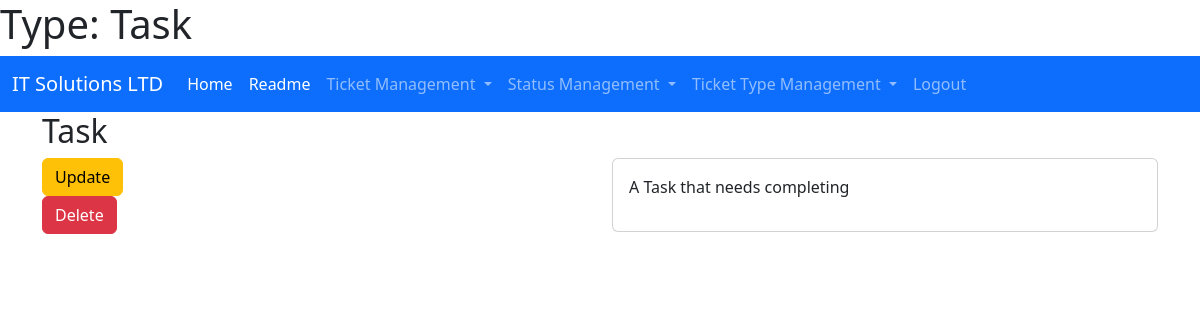
/view_type/Task (signed in), run on an earlier commit of the app's database.
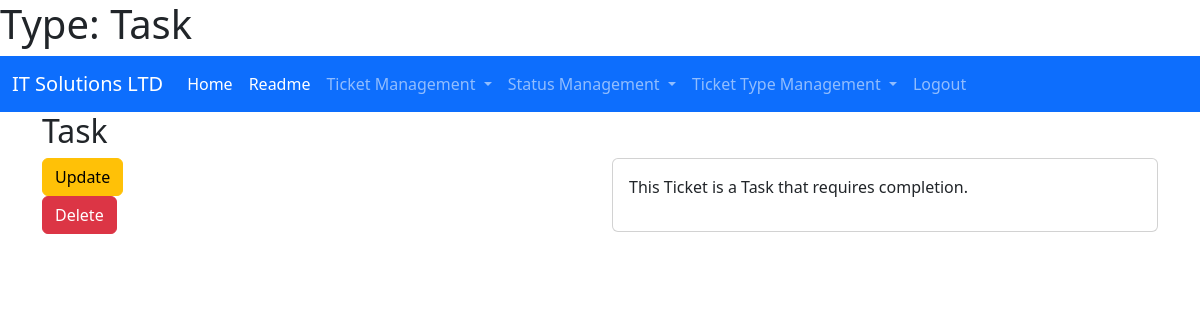
And on a later commit of the database.
### myapp/models.py (models this page shows, shortened)
class TicketType(models.Model):
    type_name = models.CharField(max_length=20, null=False, primary_key=True)
    type_description = models.CharField(max_length=100, blank=True, null=True)
    reporter_id = models.PositiveIntegerField(null=False, default=0)

### myapp/views.py (the view)
# urls.py: path("view_type/<str:type_name>", views.ViewType, name="View Type"),
@login_required(login_url="/login")
def ViewType(request, type_name):
    try:
        type_name.replace("%20", " ")
    except:
        pass
    type = TicketType.objects.get(type_name=type_name)
    return render(
        request,
        "myapp/display_type.html",
        {"type": type, "can_update": can_user_update(request, type)},
    )

### myapp/views.py (called while the page is built)
def can_user_update(request, object) -> bool:
    return request.user.id == object.reporter_id or request.user.is_superuser

### myapp/templates/myapp/display_type.html (shortened to what this page needs)
{% extends "myapp/base.html" %}
{% block title %}
<h1>Type: {{type.type_name}}</h1>
{% endblock %}
{% block content %}
<div class="container">
    <div class="row">
        <div class="col-sm">
            <h2>{{type.type_name}}</h2>
        </div>
        <div class="col-sm">
        </div>
    </div>
    <div class="row">
        <div class="col-lg-6">
            <div class = "row">
                <div class="col-sm">
                    {% if can_update %}
                    <a role="button" class ="btn btn-warning" href="../update_type/{{type.type_name}}">Update</a>
                    {% endif %}
                </div>
            </div>
            <div class = "row">
                <div class="col-sm">
                    {% if user.is_superuser %}
                    <a role="button" class ="btn btn-danger" href="../delete_type/{{type.type_name}}">Delete</a>
                    {% endif %}
                </div>
            </div>
        </div>
        <div class="col-lg-6">
            <div class="card">
                <div class="card-body">
                    <p>{{type.type_description}}</p>
                </div>
            </div>
        </div>
    </div>
</div>
{% endblock %}

What changed in the data, as far as the page shows it:
changed TicketType "Task": type_description "A Task that needs completing" → "This Ticket is a Task that requires completion."
